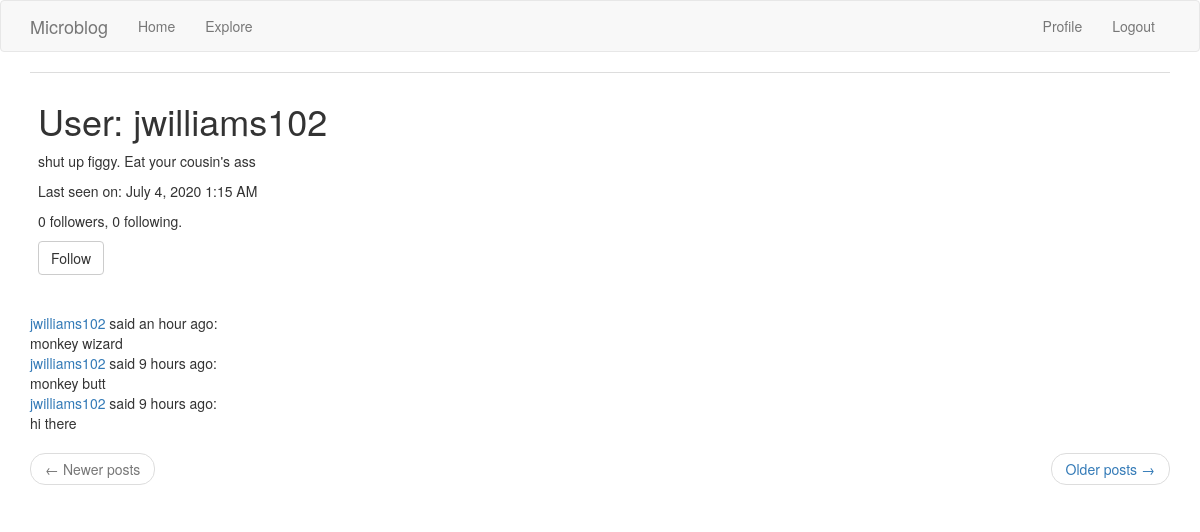
Page /user/jwilliams102 (signed in) on the committed database.
### flask_app/models.py (models this page shows, shortened)
class User(UserMixin, db.Model):
    id = db.Column(db.Integer, primary_key=True)
    username = db.Column(db.String(64), index=True, unique=True)
    email = db.Column(db.String(120), index=True, unique=True)
    password_hash = db.Column(db.String(128))
    posts = db.relationship('Post', backref='author', lazy='dynamic')
    about_me = db.Column(db.String(140))
    last_seen = db.Column(db.DateTime, default=datetime.utcnow)
    followed = db.relationship(
        'User', secondary=followers,
        primaryjoin=(followers.c.follower_id == id),
        secondaryjoin=(followers.c.followed_id == id),
        backref=db.backref('followers', lazy='dynamic'), lazy='dynamic')
    def is_following(self, user):
        return self.followed.filter(
            followers.c.followed_id == user.id).count() > 0

class Post(db.Model):
    id = db.Column(db.Integer, primary_key= True)
    body = db.Column(db.String(140))
    created_at = db.Column(db.DateTime, index = True, default = datetime.utcnow)
    user_id = db.Column(db.Integer, db.ForeignKey('user.id'))
    __searchable__ = ['body']

### flask_app/main/routes.py (the view)
@bp.route('/user/<username>')
@login_required
def user(username):
    user = User.query.filter_by(username=username).first_or_404()
    page = request.args.get('page', 1, type=int)
    posts = user.posts.order_by(Post.created_at.desc()).paginate(
        page, current_app.config['POSTS_PER_PAGE'], False)
    next_url = url_for('main.user', username=user.username,
                       page=posts.next_num) if posts.has_next else None
    prev_url = url_for('main.user', username=user.username,
                       page=posts.prev_num) if posts.has_prev else None
    form = EmptyForm()
    return render_template('user.html', user=user, posts=posts.items,
                           next_url=next_url, prev_url=prev_url, form=form)

### flask_app/main/forms.py
class EmptyForm(FlaskForm):
    submit = SubmitField('Submit')

### flask_app/main/routes.py (called while the page is built)
@bp.before_app_request
def before_request():
    if current_user.is_authenticated:
        current_user.last_seen = datetime.utcnow()
        db.session.commit()

### flask_app/models.py (called while the page is built)
@login.user_loader
def load_user(id):
    return User.query.get(int(id))

    @classmethod
    def before_commit(cls, session):
        session._changes = {
            'add': list(session.new),
            'update': list(session.dirty),
            'delete': list(session.deleted)
        }

    @classmethod
    def after_commit(cls, session):
        for obj in session._changes['add']:
            if isinstance(obj, SearchableMixin):
                add_to_index(obj.__tablename__, obj)
        for obj in session._changes['update']:
            if isinstance(obj, SearchableMixin):
                add_to_index(obj.__tablename__, obj)
        for obj in session._changes['delete']:
            if isinstance(obj, SearchableMixin):
                remove_from_index(obj.__tablename__, obj)
        session._changes = None

### flask_app/templates/user.html (shortened to what this page needs)
{% extends "base.html" %}
{% block app_content %}
    <table class="table table-hover">
        <tr>
            <td>
                <h1>User: {{ user.username }}</h1>
                {% if user.about_me %}<p>{{ user.about_me }}</p>{% endif %}
                <p>Last seen on: {{ moment(user.last_seen).format('LLL') }}</p>
                <p>{{ user.followers.count() }} followers, {{ user.followed.count() }} following.</p>
                {% if user == current_user %}
                <p><a href="{{ url_for('main.edit_profile') }}">Edit your profile</a></p>
                {% elif not current_user.is_following(user) %}
                <p>
                    <form action="{{ url_for('main.follow', username=user.username) }}" method="post">
                        {{ form.submit(value='Follow', class_='btn btn-default') }}
                    </form>
                </p>
                {% endif %}
            </td>
        </tr>
    </table>
    {% for post in posts %}
        {% include '_post.html' %}
    {% endfor %}
    <nav aria-label="...">
        <ul class="pager">
            <li class="previous{% if not prev_url %} disabled{% endif %}">
                <a href="{{ prev_url or '#' }}">
                    <span aria-hidden="true">&larr;</span> Newer posts
                </a>
            </li>
            <li class="next{% if not next_url %} disabled{% endif %}">
                <a href="{{ next_url or '#' }}">
                    Older posts <span aria-hidden="true">&rarr;</span>
                </a>
            </li>
        </ul>
    </nav>
{% endblock %}

### flask_app/templates/_post.html
<table>
    <tr valign="top">
        <td>
            <a href="{{ url_for('main.user', username=post.author.username) }}">
                {{ post.author.username }}
            </a>
            said {{ moment(post.created_at).fromNow() }}:
            <br>{{ post.body }}
        </td>
    </tr>
</table>

### rows in the picture
User: username "jwilliams102", about_me "shut up figgy. Eat your cousin's ass", last_seen "July 4, 2020 1:15 AM"
Post: author.username "jwilliams102", created_at "an hour ago", body "monkey wizard"
Post: author.username "jwilliams102", created_at "9 hours ago", body "monkey butt"
Post: author.username "jwilliams102", created_at "9 hours ago", body "hi there"

### other values in the picture
{{ user.followers.count() }} "0"
{{ user.followed.count() }} "0"
